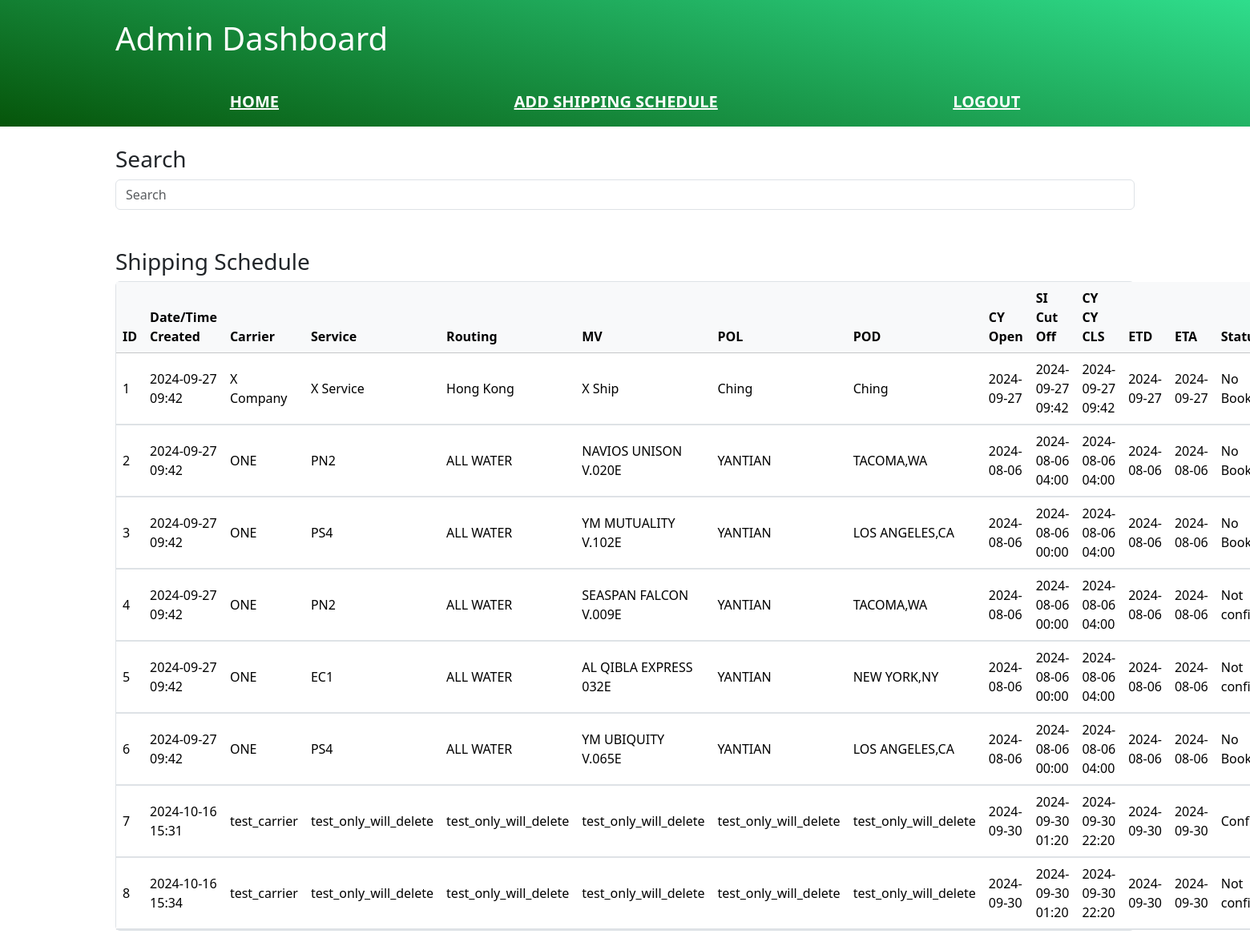
/admin/ (signed in), run on an earlier commit of the app's database.
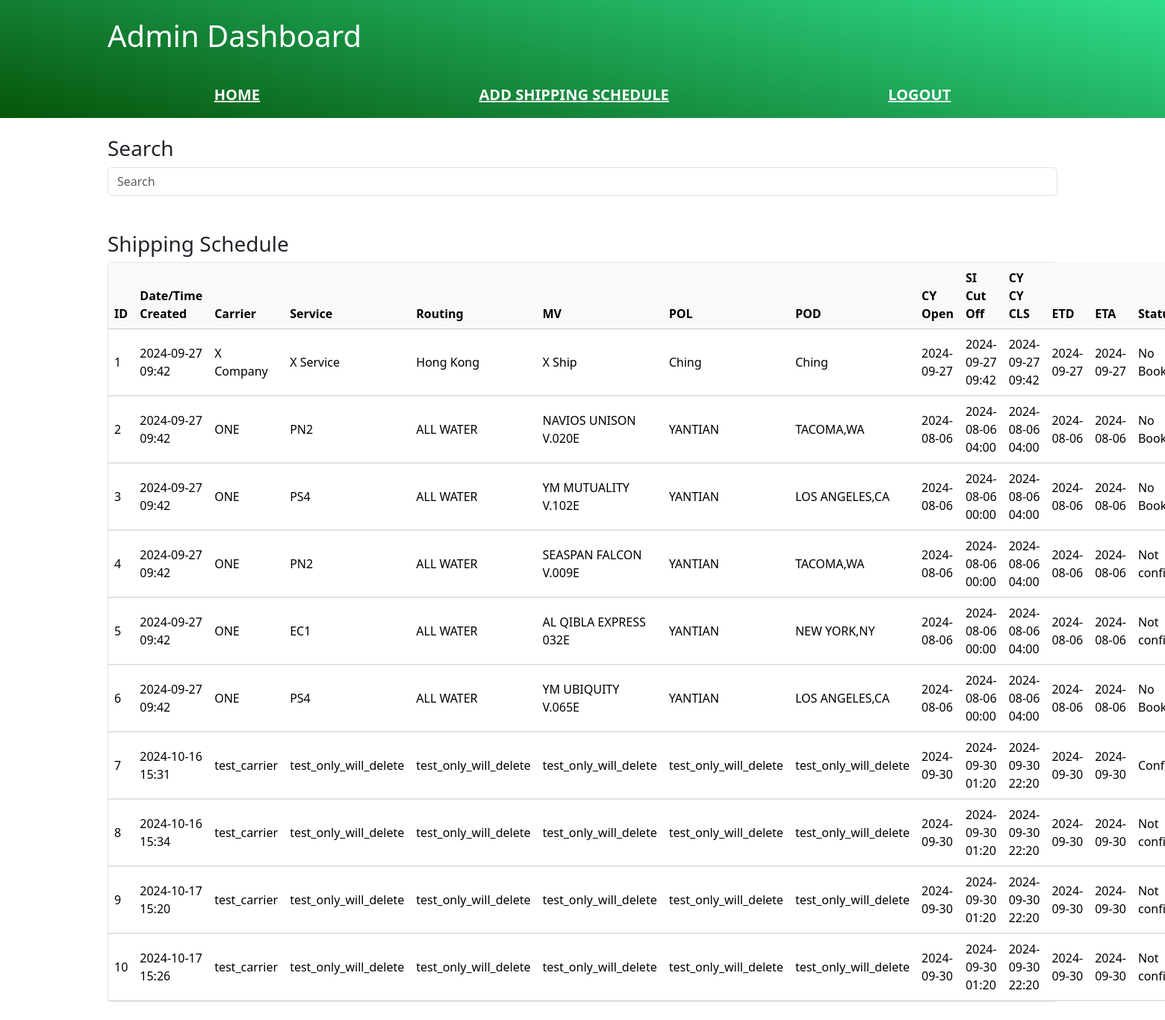
And on a later commit of the database.
### app/model.py (models this page shows, shortened)
class Data_shipping_schedule(db.Model):
    __tablename__ = 'data_shipping_schedule'
    id = db.Column(db.Integer, primary_key=True)
    carrier = db.Column(db.String(100), nullable= False)                                    #   Shipping company
    service = db.Column(db.String(100), nullable=False)                                     #   Shipping service
    routing = db.Column(db.String(100), nullable=False)                                     #   Routing
    MV = db.Column(db.String(100), nullable=False)                                          #   Master vessel (ship name)
    POL = db.Column(db.String(100), nullable=False)                                         #   Port of loading
    POD = db.Column(db.String(100), nullable=False)                                         #   Port of discharge
    CY_Open = db.Column(db.DateTime, nullable=False)                                        #   Container yard open (should be in datetime format)
    SI_Cut_Off = db.Column(db.DateTime, nullable=False)                                     #   Shipping information off (should be in datetime format)
    CY_CY_CLS = db.Column(db.DateTime, nullable=False)                                      #   Closing date (should be in datetime format)
    ETD =  db.Column(db.DateTime, nullable=False)                                           #   Estimated Time of Departure (should be in datetime format)
    ETA =  db.Column(db.DateTime, nullable=False)                                           #   Estimated Time of Arrival (should be in datetime format)
    date_created = db.Column(db.DateTime, default=datetime.utcnow)
    status = db.Column(db.String(20), nullable=False)                                       # Status s1 -> s2 -> s3
    bookings = db.relationship('Data_booking', backref='data_shipping_schedule', lazy=True)
    confirm_orders = db.relationship('Data_confirm_order', backref='data_shipping_schedule', uselist=False)
    user_id = db.Column(db.Integer, db.ForeignKey('user_data.id'), nullable=False)

### app/routes/admin.py (the view)
@admin.route("/")
@login_required
@role_required("admin")
def admin_dashboard():
    results = Data_shipping_schedule.query.all()  # Admin can see all shipping data
    return render_template("dashboard.html", results=results, current_user=current_user)

### app/restriction.py (called while the page is built)
def role_required(rank):
    def decorator(func):
        @wraps(func)
        def decorated_view(*args, **kwargs):
            if not current_user.is_authenticated or current_user.rank != rank:
                abort(403)  # Forbidden
            return func(*args, **kwargs)
        return decorated_view
    return decorator

### driver.py (called while the page is built)
@login_manager.user_loader
def load_user(user_id):
    return User_data.query.get(int(user_id))

### templates/dashboard.html (shortened to what this page needs)
{% extends 'base.html' %}
{% block body %}
  {% include 'header.html' %}
  {% include 'search.html' %}
  {% include 'shipping_table.html' %}
{% endblock %}

### templates/base.html (shortened to what this page needs)
<!DOCTYPE html>
<html>
<head>
  <link rel="stylesheet" href="{{ url_for('static', filename='css/main.css') }}" />
  <link href="https://cdn.jsdelivr.net/npm/bootstrap@5.3.3/dist/css/bootstrap.min.css" rel="stylesheet"
>
  <link rel="stylesheet" href="https://cdn.jsdelivr.net/npm/bootstrap-icons@1.11.3/font/bootstrap-icons.min.css">
</head>
<body>
  {% block body %}
  {% endblock %}
</body>
</html>

### templates/header.html (shortened to what this page needs)
{% if current_user.rank=='admin' %}
<header class="admin">
  <div id="menu-bar" class="container p-4">
    <h1>Admin Dashboard</h1>
  </div>
  <div class="container p-2">
    <nav id="menu-bar-nav">
      <a href="{{ url_for('admin.admin_dashboard') }}">Home</a>
      <a href="{{ url_for('admin.add_shipping_data') }}">Add Shipping Schedule</a>
      <a href="{{ url_for('b_login.logout') }}">Logout</a>
    </nav>
  </div>
</header>
{% endif %}

### templates/search.html
<section class="container p-4">
  <h3>Search</h3>
  {% if current_user.rank=='admin' %}
  <input type="text" class="form-control" placeholder="Search" name="q" hx-get="{{ url_for('admin.search') }}"
    hx-trigger="keyup changed delay:500ms" hx-target="#results" />
  {% else %}
  <form hx-get="{{ url_for('user.search') }}" hx-trigger="input change delay:500ms" hx-target="#results">
    <input type="text" class="form-control" placeholder="Search" name="q" />
    <input name="show-all" id="show-all" type="checkbox" class="form-check-input" />
    <label for="show-all">Show All</label>
  </form>
  {% endif %}
</section>

### templates/shipping_table.html (shortened to what this page needs)
<section class="container p-4">
  <h3>Shipping Schedule</h3>
  <div class="border rounded">
    <table class="table align-middle m-0">
      <thead class="table-light">
        <tr>
          {% if current_user.rank=='admin' %}
          <th>ID</th>
          <th>Date/Time Created</th>
          {% endif %}
          <th>Carrier</th>
          <th>Service</th>
          <th>Routing</th>
          <th>MV</th>
          <th>POL</th>
          <th>POD</th>
          <th>CY Open</th>
          <th>SI Cut Off</th>
          <th>CY CY CLS</th>
          <th>ETD</th>
          <th>ETA</th>
          <th>Status</th>
        </tr>
      </thead>
      <tbody id="results">
        {% include 'shipping_table_results.html' %}
      </tbody>
    </table>
  </div>
</section>

### templates/shipping_table_results.html (shortened to what this page needs)
{% if results %}
  {% for result in results %}
    <tr>
      {% if current_user.rank == 'admin' %}
        <td>{{ result.id }}</td>
        <td>{{ result.date_created.strftime('%Y-%m-%d %H:%M') }}</td>
      {% endif %}
      <td>{{ result.carrier }}</td>
      <td>{{ result.service }}</td>
      <td>{{ result.routing }}</td>
      <td>{{ result.MV }}</td>
      <td>{{ result.POL }}</td>
      <td>{{ result.POD }}</td>
      <td>{{ result.CY_Open.strftime('%Y-%m-%d') }}</td>
      <td>{{ result.SI_Cut_Off.strftime('%Y-%m-%d %H:%M') }}</td>
      <td>{{ result.CY_CY_CLS.strftime('%Y-%m-%d %H:%M') }}</td>
      <td>{{ result.ETD.strftime('%Y-%m-%d') }}</td>
      <td>{{ result.ETA.strftime('%Y-%m-%d') }}</td>
      {% if result.status == 's1' %}
        <td>No Booking</td>
      {% elif result.status == 's2' %}
        <td>Not confirmed</td>
      {% elif result.status == 's3' %}
        <td>Confirmed</td>
      {% else %}
        <td>Error</td>
      {% endif %}
    </tr>
    <tr>
      <td colspan="15" class="bg-body-tertiary ps-4 pe-4 pt-0 pb-0">
      </td>
    </tr>
  {% endfor %}
{% else %}
  <tr>
    <td colspan="14">No results found.</td>
  </tr>
{% endif %}

### static/css/main.css (style rules this page uses)
html { scroll-padding-top: 60px; }
header { width: 100%; margin: 0; background: rgb(30, 30, 120); background: linear-gradient( 13deg, rgba(30, 30, 120, 1) 0%, rgba(0, 177, 213, 1) 100% ); color: white; }
header.admin { background: rgb(6, 85, 10); background: linear-gradient( 13deg, rgba(6, 85, 10) 0%, rgb(47, 221, 140) 100% ); }
#menu-bar { display: grid; grid-template-columns: 3fr 1fr; grid-gap: 8px; align-items: center; }
#menu-bar-nav { font-size: 20px; font-weight: 800; margin: 0; padding: 0px 12px 8px; text-transform: uppercase; text-align: center; display: flex; width: 100%; }
#menu-bar-nav a { padding: 0px 8px; flex-grow: 1; color: white; }

What changed in the data, as far as the page shows it:
added Data_shipping_schedule: id "9", date_created "2024-10-17 15:20", carrier "test_carrier", service "test_only_will_delete", routing "test_only_will_delete", MV "test_only_will_delete", POL "test_only_will_delete", POD "test_only_will_delete", CY_Open "2024-09-30", SI_Cut_Off "2024-09-30 01:20", CY_CY_CLS "2024-09-30 22:20", ETD "2024-09-30", ETA "2024-09-30", status "Not…"
added Data_shipping_schedule: id "10", date_created "2024-10-17 15:26", carrier "test_carrier", service "test_only_will_delete", routing "test_only_will_delete", MV "test_only_will_delete", POL "test_only_will_delete", POD "test_only_will_delete", CY_Open "2024-09-30", SI_Cut_Off "2024-09-30 01:20", CY_CY_CLS "2024-09-30 22:20", ETD "2024-09-30", ETA "2024-09-30", status "Not…"
